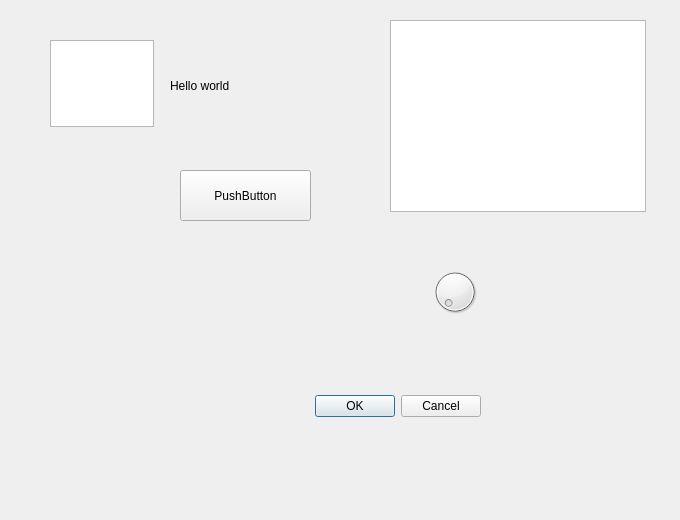
<?xml version="1.0" encoding="UTF-8"?>
<ui version="4.0">
 <class>Dialog</class>
 <widget class="QDialog" name="Dialog">
  <property name="geometry">
   <rect>
    <x>0</x>
    <y>0</y>
    <width>680</width>
    <height>520</height>
   </rect>
  </property>
  <property name="windowTitle">
   <string>Dialog</string>
  </property>
  <widget class="QDialogButtonBox" name="buttonBox">
   <property name="geometry">
    <rect>
     <x>140</x>
     <y>390</y>
     <width>341</width>
     <height>32</height>
    </rect>
   </property>
   <property name="orientation">
    <enum>Qt::Horizontal</enum>
   </property>
   <property name="standardButtons">
    <set>QDialogButtonBox::Cancel|QDialogButtonBox::Ok</set>
   </property>
  </widget>
  <widget class="QPushButton" name="pushButton">
   <property name="geometry">
    <rect>
     <x>180</x>
     <y>170</y>
     <width>131</width>
     <height>51</height>
    </rect>
   </property>
   <property name="text">
    <string>PushButton</string>
   </property>
  </widget>
  <widget class="QLabel" name="label">
   <property name="geometry">
    <rect>
     <x>170</x>
     <y>50</y>
     <width>181</width>
     <height>71</height>
    </rect>
   </property>
   <property name="text">
    <string>Hello world</string>
   </property>
  </widget>
  <widget class="QPlainTextEdit" name="plainTextEdit">
   <property name="geometry">
    <rect>
     <x>50</x>
     <y>40</y>
     <width>104</width>
     <height>87</height>
    </rect>
   </property>
  </widget>
  <widget class="QDial" name="dial">
   <property name="geometry">
    <rect>
     <x>430</x>
     <y>260</y>
     <width>50</width>
     <height>64</height>
    </rect>
   </property>
  </widget>
  <widget class="QListView" name="listView">
   <property name="geometry">
    <rect>
     <x>390</x>
     <y>20</y>
     <width>256</width>
     <height>192</height>
    </rect>
   </property>
  </widget>
 </widget>
 <resources/>
 <connections>
  <connection>
   <sender>buttonBox</sender>
   <signal>accepted()</signal>
   <receiver>Dialog</receiver>
   <slot>accept()</slot>
   <hints>
    <hint type="sourcelabel">
     <x>248</x>
     <y>254</y>
    </hint>
    <hint type="destinationlabel">
     <x>157</x>
     <y>274</y>
    </hint>
   </hints>
  </connection>
  <connection>
   <sender>buttonBox</sender>
   <signal>rejected()</signal>
   <receiver>Dialog</receiver>
   <slot>reject()</slot>
   <hints>
    <hint type="sourcelabel">
     <x>316</x>
     <y>260</y>
    </hint>
    <hint type="destinationlabel">
     <x>286</x>
     <y>274</y>
    </hint>
   </hints>
  </connection>
 </connections>
</ui>
